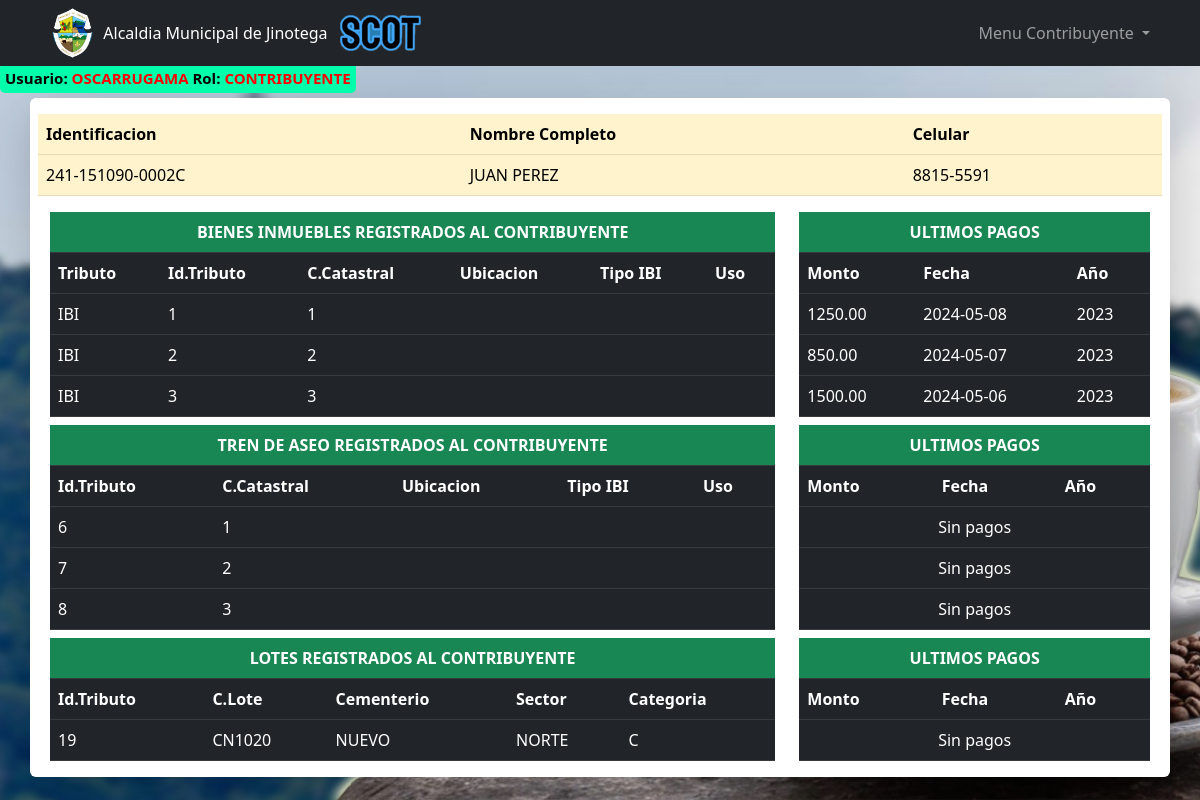
The app's page /pages/contribuyentes/tributos.php?id=241-151090-0002C (signed in), older data.
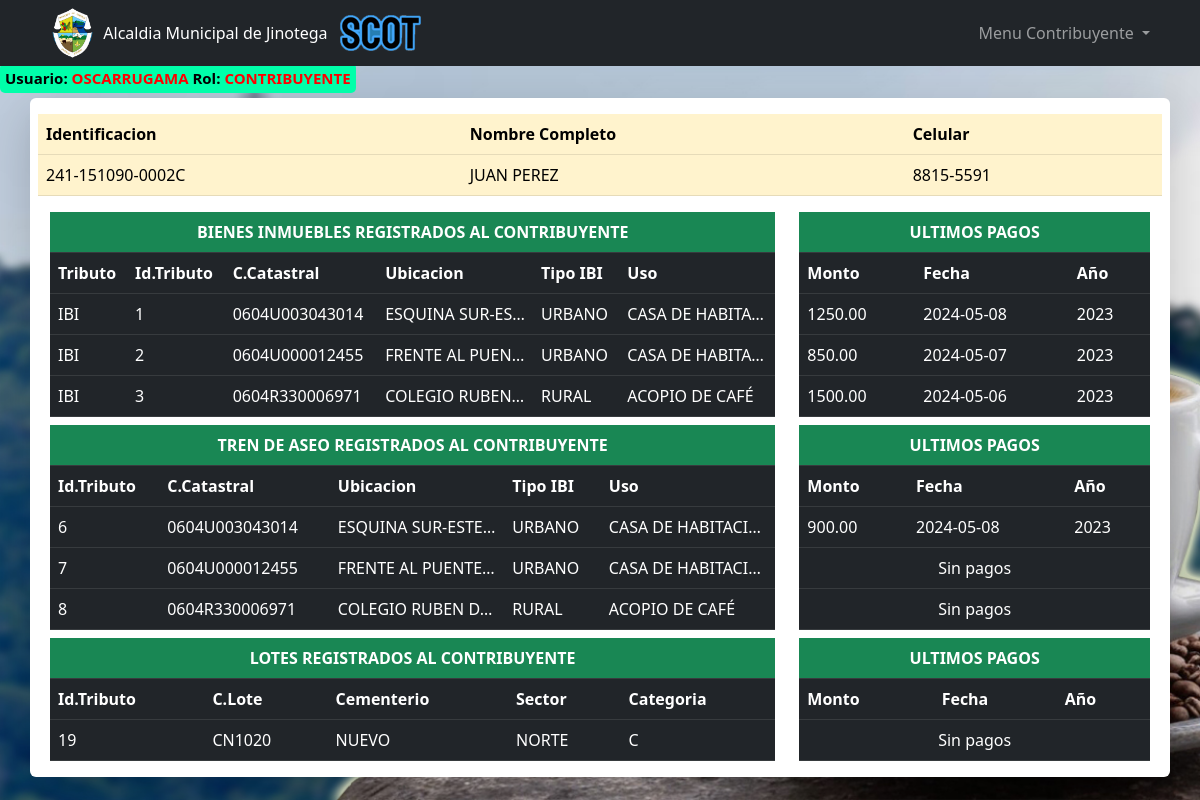
The same page, newer data.
### tables this page shows
CREATE TABLE IF NOT EXISTS `tributos` (
  `idTributo` int(11) NOT NULL AUTO_INCREMENT,
  `identificacion` varchar(20) DEFAULT NULL,
  `tipoEntidad` enum('IBI','TA','LOTE','FIERRO') DEFAULT NULL,
  `codEntidad` varchar(20) DEFAULT NULL,
  PRIMARY KEY (`idTributo`),
  KEY `cedula_contribuyente` (`identificacion`),
  KEY `codigo_entidad` (`codEntidad`)
);

### pages/contribuyentes/tributos.php (the view, shortened to what the changed rows need)
<?php include '../../templates/header_menu.php'; ?>
<?php
    $conexion = new Conexion();
    $conn = $conexion->conectar();
    $id = isset($_GET['id']) ? mysqli_real_escape_string($conn, $_GET['id']) : '';
    $rolUsuario = $_SESSION['rol'];
    $sql = sprintf(
        "SELECT
            U.rol, U.identificacion, U.nombre1, U.apellido1, U.celular, T.idTributo, T.codEntidad,
            T.tipoEntidad, I.codCatastral, I.ubicacion, I.tipoIBI, I.uso, P.montoPago, P.fecPago,
            P.anioPago, P.mesPago
        FROM USUARIOS U
        INNER JOIN TRIBUTOS T ON U.identificacion = T.identificacion
        LEFT JOIN IBI I ON T.codEntidad = I.codCatastral AND T.tipoEntidad = 'IBI'
        LEFT JOIN PAGOS P ON T.idTributo = P.idTributo
        WHERE U.identificacion = '%s'
        AND T.tipoEntidad = 'IBI' AND T.idTributo =
            (SELECT MAX(T2.idTributo) FROM TRIBUTOS T2
            WHERE T2.identificacion = '%s' AND T2.tipoEntidad = 'IBI' AND T2.codEntidad = T.codEntidad)",$id,$id);
    $resultado = mysqli_query($conn, $sql);
    $IBIS = [];
    if ($resultado) {
        while ($row = mysqli_fetch_assoc($resultado)) {
            $IBIS[] = $row;
        }
    }
    $sql = sprintf(
        "SELECT
        U.rol, U.identificacion, U.nombre1, U.apellido1, U.celular, T.idTributo, T.codEntidad,
        T.tipoEntidad,  I.codCatastral, I.ubicacion, I.tipoIBI, I.uso, P.montoPago, P.fecPago,
        P.anioPago, P.mesPago
    FROM USUARIOS U INNER JOIN TRIBUTOS T ON U.identificacion = T.identificacion
    LEFT JOIN IBI I ON (T.codEntidad = I.codCatastral AND T.tipoEntidad = 'TA')
    LEFT JOIN pagos P ON T.idTributo = P.idTributo
    WHERE U.identificacion = '%s'
        AND T.tipoEntidad = 'TA' AND T.idTributo =
            (SELECT MAX(T2.idTributo) FROM TRIBUTOS T2
            WHERE T2.identificacion = '%s' AND T2.tipoEntidad = 'TA' AND T2.codEntidad = T.codEntidad)",$id,$id);
    $resultado = mysqli_query($conn, $sql);
    $TAS = [];
    if ($resultado) {
        while ($row = mysqli_fetch_assoc($resultado)) {
            $TAS[] = $row;
        }
    }
    $sql = sprintf(
        "SELECT
        U.rol, U.identificacion, U.nombre1, U.apellido1, U.celular, T.idTributo, T.codEntidad,
        T.tipoEntidad, L.codLote, L.cementerio, L.sector, L.categoria, P.montoPago, P.fecPago,
        P.anioPago, P.mesPago
    FROM USUARIOS U
    INNER JOIN TRIBUTOS T ON U.identificacion = T.identificacion
    LEFT JOIN LOTES L ON T.codEntidad = L.codLote AND T.tipoEntidad = 'LOTE'
    LEFT JOIN PAGOS P ON T.idTributo = P.idTributo
    WHERE U.identificacion = '%s'
        AND T.tipoEntidad = 'LOTE' AND T.idTributo =
            (SELECT MAX(T2.idTributo) FROM TRIBUTOS T2
            WHERE T2.identificacion = '%s' AND T2.tipoEntidad = 'LOTE' AND T2.codEntidad = T.codEntidad)",$id,$id);
    $resultado = mysqli_query($conn, $sql);
    $LOTES = [];
    if ($resultado) {
        while ($row = mysqli_fetch_assoc($resultado)) {
            $LOTES[] = $row;
        }
    }
?>
<div class="container p-2 col-md-12 shadow-lg pb-3 mt-2 bg-white rounded">
    <table id="tCONTRIBUYENTE" class="mt-2 mb-2 table table-warning">
        <thead>
            <tr>
                <th>Identificacion</th>
                <th>Nombre Completo</th>
                <th>Celular</th>
            </tr>
        </thead>
    </table>
    <?php if (!empty($IBIS)): ?>
        <div class="container">
        <div class="row">
            <div class="col-md-8">
                <table id="tIBIS" class="mt-2 mb-0 table table-dark">
                    <thead>
                        <tr>
                            <th colspan="6" class="text-white bg-success text-center">BIENES INMUEBLES REGISTRADOS AL CONTRIBUYENTE</th>
                        </tr>
                        <tr>
                            <th>Tributo</th>
                            <th>Id.Tributo</th>
                            <th>C.Catastral</th>
                            <th>Ubicacion</th>
                            <th>Tipo IBI</th>
                            <th>Uso</th>
                        </tr>
                    </thead>
                    <tbody>
                        <?php foreach ($IBIS as $IBI): ?>
                            <tr>
                                <td><?php echo htmlspecialchars($IBI['tipoEntidad']); ?></td>
                                <td><?php echo htmlspecialchars($IBI['idTributo']); ?></td>
                                <td><?php echo htmlspecialchars($IBI['codEntidad']); ?></td>
                                <td class="truncate"><?php echo htmlspecialchars($IBI['ubicacion']); ?></td>
                                <td><?php echo htmlspecialchars($IBI['tipoIBI']); ?></td>
                                <td class="truncate"><?php echo htmlspecialchars($IBI['uso']); ?></td>
                            </tr>
                        <?php endforeach; ?>
                    </tbody>
                </table>
            </div>
            <div class="col-md-4">
            <table id="tPagosIBI" class="mt-2 mb-0 table table-dark">
                <thead>
                    <tr>
                        <th colspan="4" class="text-white bg-success text-center">ULTIMOS PAGOS</th>
                    </tr>
                    <tr>
                        <th>Monto</th>
                        <th>Fecha</th>
                        <th>Año</th>
                    </tr>
                </thead>
                <tbody>
                    <?php foreach ($IBIS as $IBI): ?>
                        <?php if ($rolUsuario !== 'REGISTRO' && empty($IBI['montoPago'])): ?>
                            <tr>
                                <td colspan="4" class="text-center">Sin pagos</td>
                            </tr>
                        <?php else: ?>
                            <tr>
                                <td><?php echo htmlspecialchars($IBI['montoPago']); ?></td>
                                <td><?php echo htmlspecialchars($IBI['fecPago']); ?></td>
                                <td><?php echo htmlspecialchars($IBI['anioPago']); ?></td>
                            </tr>
                        <?php endif; ?>
                    <?php endforeach; ?>
                </tbody>
            </table>
            </div>
        </div>
    </div>
    <?php endif ?>
    <?php if (!empty($TAS)): ?>
        <div class="container">
        <div class="row">
            <div class="col-md-8">
                <table id="tTAS" class="mt-2 mb-0 table table-dark">
                    <thead>
                        <tr>
                            <th colspan="6" class="text-white bg-success text-center">TREN DE ASEO REGISTRADOS AL CONTRIBUYENTE</th>
                        </tr>
                        <tr>
                            <th>Id.Tributo</th>
                            <th>C.Catastral</th>
                            <th>Ubicacion</th>
                            <th>Tipo IBI</th>
                            <th>Uso</th>
                        </tr>
                    </thead>
                    <tbody>
                        <?php foreach ($TAS as $TA): ?>
                            <tr>
                                <td><?php echo htmlspecialchars($TA['idTributo']); ?></td>
                                <td><?php echo htmlspecialchars($TA['codEntidad']); ?></td>
                                <td class="truncate"><?php echo htmlspecialchars($TA['ubicacion']); ?></td>
                                <td><?php echo htmlspecialchars($TA['tipoIBI']); ?></td>
                                <td class="truncate"><?php echo htmlspecialchars($TA['uso']); ?></td>
                            </tr>
                        <?php endforeach; ?>
                    </tbody>
                </table>
            </div>
            <div class="col-md-4">
            <table id="tPagosTA" class="mt-2 mb-0 table table-dark">
                <thead>
                    <tr>
                        <th colspan="4" class="text-white bg-success text-center">ULTIMOS PAGOS</th>
                    </tr>
                    <tr>
                        <th>Monto</th>
                        <th>Fecha</th>
                        <th>Año</th>
                    </tr>
                </thead>
                <tbody>
                    <?php foreach ($TAS as $TA): ?>
                        <?php if ($rolUsuario !== 'REGISTRO' && empty($TA['montoPago'])): ?>
                            <tr>
                                <td colspan="4" class="text-center">Sin pagos</td>
                            </tr>
                        <?php else: ?>
                            <tr>
                                <td><?php echo htmlspecialchars($TA['montoPago']); ?></td>
                                <td><?php echo htmlspecialchars($TA['fecPago']); ?></td>
                                <td><?php echo htmlspecialchars($TA['anioPago']); ?></td>
                            </tr>
                        <?php endif; ?>
                    <?php endforeach; ?>
                </tbody>
            </table>
            </div>
        </div>
    </div>
    <?php endif ?>
    <?php if (!empty($LOTES)): ?>
        <div class="container">
        <div class="row">
            <div class="col-md-8">
                <table id="tLotes" class="mt-2 mb-0 table table-dark">
                    <thead>
                        <tr>
                            <th colspan="6" class="text-white bg-success text-center">LOTES REGISTRADOS AL CONTRIBUYENTE</th>
                        </tr>
                        <tr>
                            <th>Id.Tributo</th>
                            <th>C.Lote</th>
                            <th>Cementerio</th>
                            <th>Sector</th>
                            <th>Categoria</th>
                        </tr>
                    </thead>
                </table>
            </div>
            <div class="col-md-4">
            <table id="tPagosLOTE" class="mt-2 mb-0 table table-dark">
                <thead>
                    <tr>
                        <th colspan="4" class="text-white bg-success text-center">ULTIMOS PAGOS</th>
                    </tr>
                    <tr>
                        <th>Monto</th>
                        <th>Fecha</th>
                        <th>Año</th>
                    </tr>
                </thead>
            </table>
            </div>
        </div>
    </div>
    <?php endif ?>
</div>

Row changes from the older to the newer data that the page shows:
changed tributos id 1: codEntidad "1" → "0604U003043014"; ubicacion (not shown) → "ESQUINA SUR-ES…"; tipoIBI (not shown) → "URBANO"; uso (not shown) → "CASA DE HABITA…"
changed tributos id 2: codEntidad "2" → "0604U000012455"; ubicacion (not shown) → "FRENTE AL PUEN…"; tipoIBI (not shown) → "URBANO"; uso (not shown) → "CASA DE HABITA…"
changed tributos id 3: codEntidad "3" → "0604R330006971"; ubicacion (not shown) → "COLEGIO RUBEN…"; tipoIBI (not shown) → "RURAL"; uso (not shown) → "ACOPIO DE CAFÉ"
changed tributos id 6: codEntidad "1" → "0604U003043014"; ubicacion (not shown) → "ESQUINA SUR-ESTE…"; tipoIBI (not shown) → "URBANO"; uso (not shown) → "CASA DE HABITACI…"; montoPago (not shown) → "900.00"; fecPago (not shown) → "2024-05-08"; anioPago (not shown) → "2023"; no longer shows "Sin pagos"
changed tributos id 7: codEntidad "2" → "0604U000012455"; ubicacion (not shown) → "FRENTE AL PUENTE…"; tipoIBI (not shown) → "URBANO"; uso (not shown) → "CASA DE HABITACI…"
changed tributos id 8: codEntidad "3" → "0604R330006971"; ubicacion (not shown) → "COLEGIO RUBEN D…"; tipoIBI (not shown) → "RURAL"; uso (not shown) → "ACOPIO DE CAFÉ"
